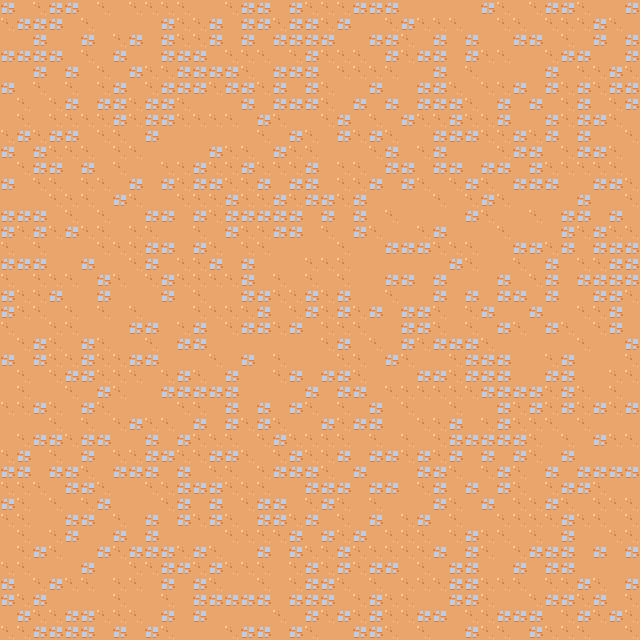

A level layout from a 2D game, rendered from its tile map. Below: a short description, then the map file with tile-grid data replaced by summaries:
An orthogonal 40x40 tile map with 16x16 px tiles, 2 tile layers (Ground, Walls).

<map version="1.10" tiledversion="1.10.2" orientation="orthogonal" renderorder="right-down" width="40" height="40" tilewidth="16" tileheight="16" infinite="0" nextlayerid="3" nextobjectid="1">
 <tileset firstgid="1" name="tiny-dungeon" tilewidth="16" tileheight="16" tilecount="132" columns="12">
  <image source="../img/kenney_tiny-dungeon/Tilemap/tilemap_packed.png" width="192" height="176" />
 </tileset>
 <layer id="1" name="Ground" width="40" height="40">
  <data>[1600 cells, 1600 non-empty, 3 distinct tile ids]</data>
 </layer>
 <layer id="2" name="Walls" width="40" height="40">
  <data>[1600 cells, 0 non-empty, 0 distinct tile ids]</data>
 </layer>
</map>
